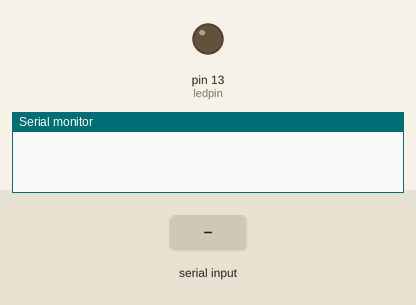
Simulated run of this sketch. Board: Arduino Uno, built with avr-gcc and run on an emulated ATmega328P. Shown: output pins drawn as LEDs (lit = HIGH), the last lines printed to the serial monitor. Inputs (shaded band) come from the test bench.

Above: at 1.2 s.
1.3 s: "a" received over Serial
At 1.9 s:
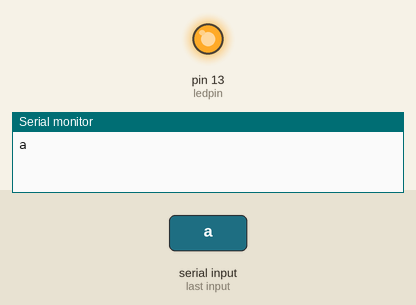
2.8 s: "b" received over Serial
At 4.2 s:
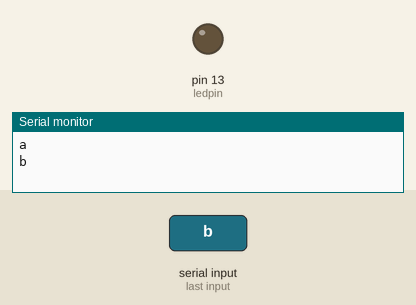
Timing chart, 0 to 5.8 s (numbered marks = the images above; inputs shaded):
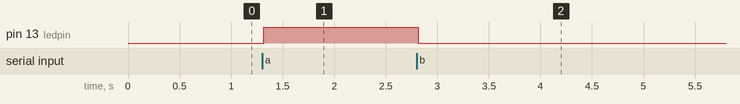

The sketch:

16.Bluetooth_module_basic__LED.ino
```cpp
int ledpin =13;
char c;
int state_led=0;
void setup()
{
Serial.begin(9600);
pinMode(ledpin, OUTPUT); }
void loop() {
if(Serial.available()>0)
{
c = Serial.read();  Serial.println(c);
delay(15);
}
if(c == 'a')     {
  state_led=1;
}
if(c=='b')
{
state_led=0;
}
if(state_led==1)
{
  digitalWrite(ledpin,HIGH);
  }
  else
  {
    digitalWrite(ledpin,LOW);
 }
 }
```

Measured:
- after the input at 1.3 s, pin 13 (ledpin): LOW → HIGH at once
- after the input at 2.8 s, pin 13 (ledpin): HIGH → LOW at once
